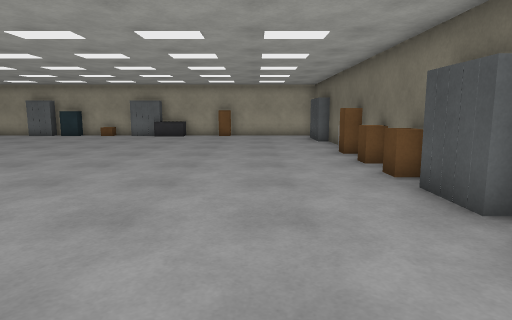
View 1 (above)

19 first-person views from a walk through a robot-simulator world made for Gazebo. The camera is 1.2 m above the floor, tilts 8° down and sees 75° across. The floor is counted in squares, 1 m on a side. Each view is taken from the middle of a square. On the plan, view 1 faces up. The plan holds only what a view shows up to about 13 squares ahead; the rest is blank.

View 2
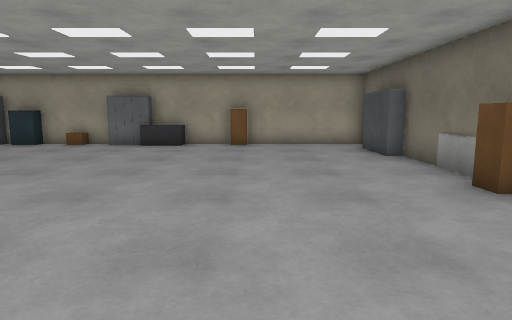

View 3
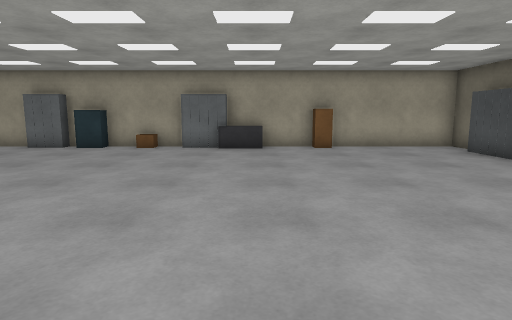

View 4
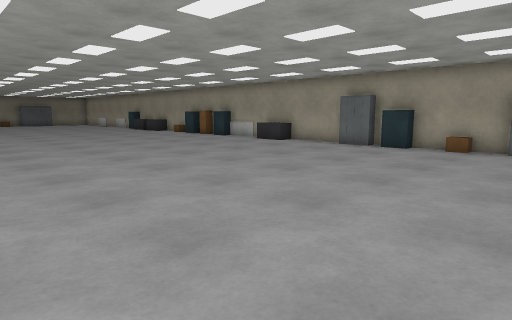

View 5
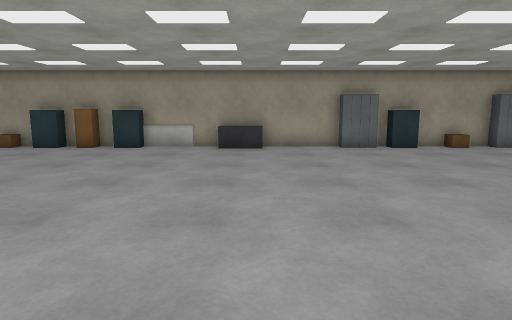

View 6
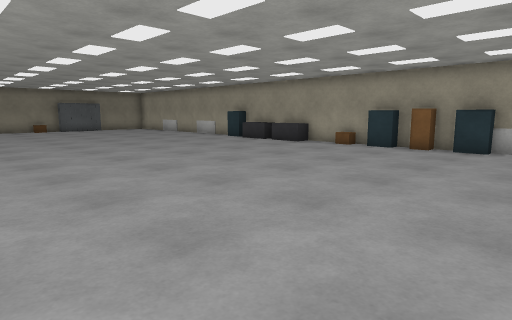

View 7
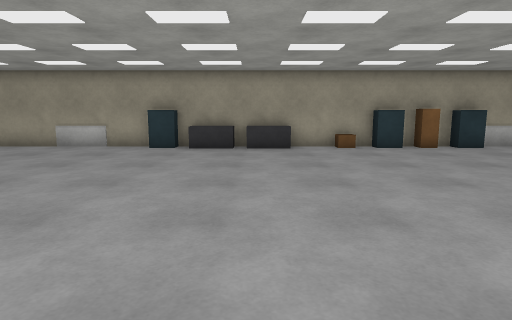

View 8
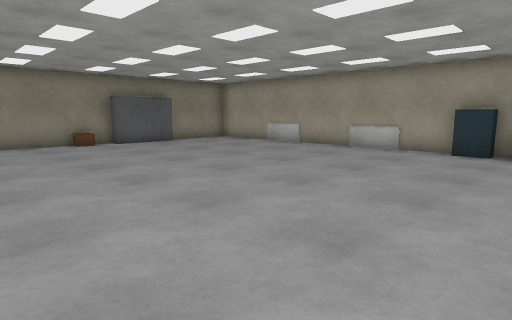

View 9
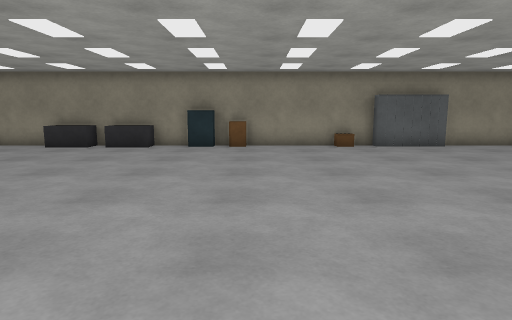

View 10
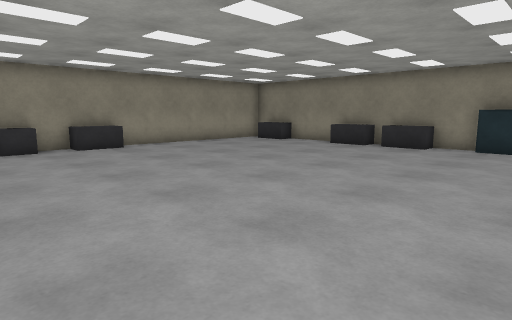

View 11
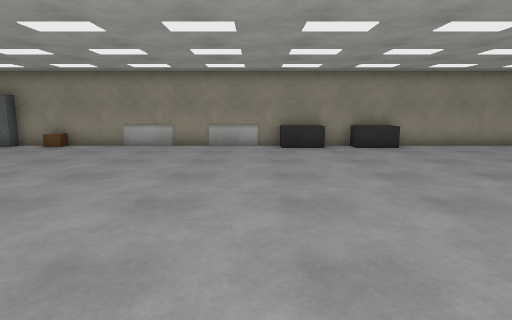

View 12
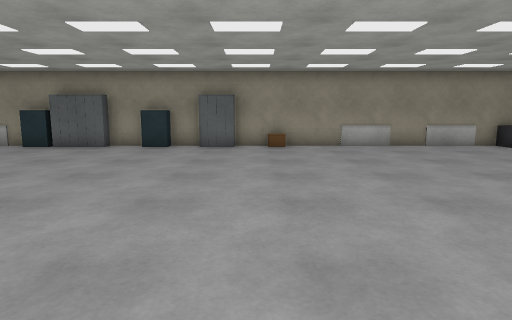

View 13
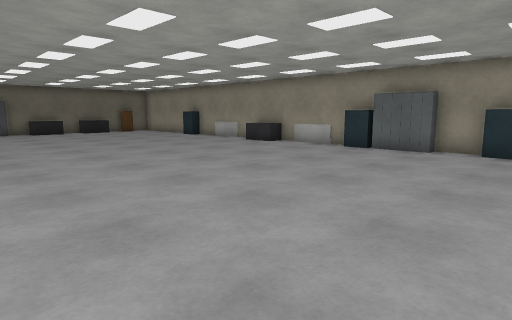

View 14
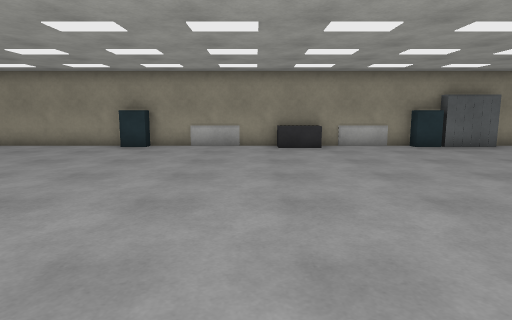

View 15
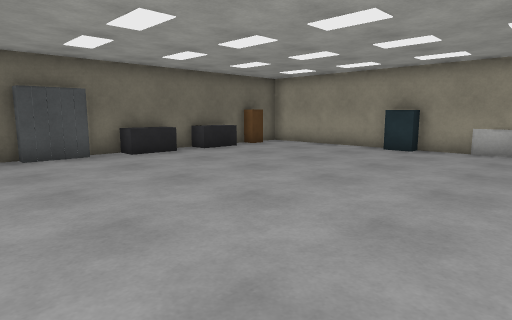

View 16
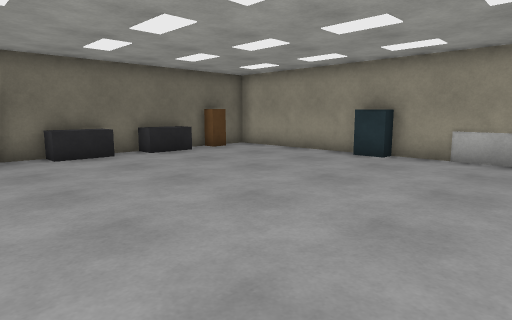

View 17
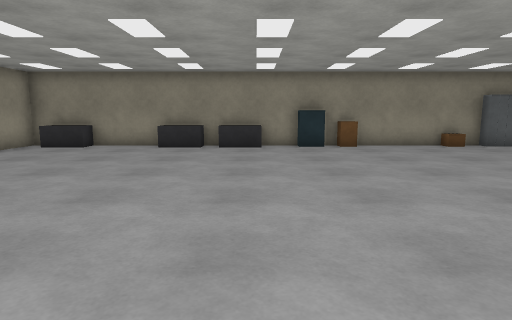

View 18
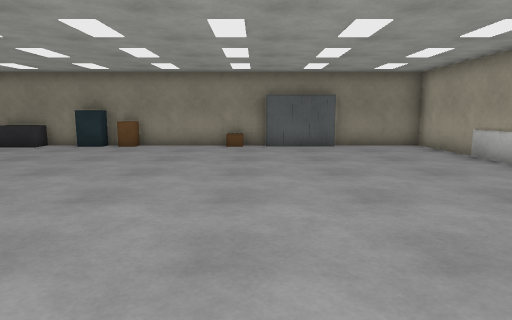

View 19
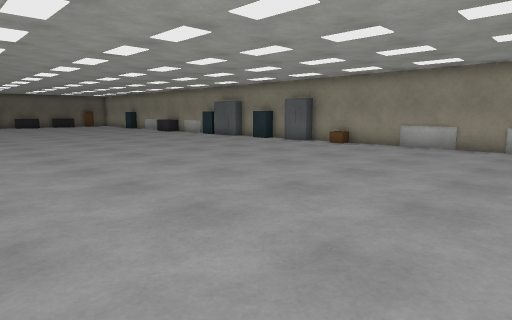

### Floor plan
Points are (right, up) in squares from view 1. A wall is a line through its corners. A room is listed if a view was taken in it or the views show most of it. See-through windows are left out.
Room 1 (views 1, 2, 3, 4, 5, 6, 7, 8, 9, 10, 11, 12, 13, 14, 15, 16, 17, 18, 19)
walls: (-12.4, -4.3) (-9.6, -4.3); (-22.4, 18.1) (-28.5, 18.1); (-12.4, 18.1) (-18.6, 18.1); (-29.2, -4.3) (-22.6, -4.3); (-7.2, -4.3) (-3.8, -4.3); (-30.4, 18.1) (-41.5, 18.1) (-41.5, 14.9); (-6.5, 18.1) (-9.6, 18.1); (-1.4, -4.3) (2.5, -4.3); (3.1, 8.4) (3.1, 13.5); (-41.5, 12.5) (-41.5, -4.3) (-34.6, -4.3); (3.1, -3.6) (3.1, 3.6); (3.1, 17.1) (3.1, 18.1) (-4.5, 18.1)
objects: dark grey box (-41, -3) to (-41, -2); dark grey box (-41, 1) to (-41, 2); dark grey box (-41, 3) to (-41, 4); cyan box (-41, 6); brown box (-41, 7); brown box (-41, 11); grey post (-41, 13); grey post (-41, 14); grey post (-41, 15); dark grey box (-34, -4) to (-33, -4); dark grey box (-31, -4) to (-30, -4); cyan box (-30, 18); dark grey box (-29, 18); dark grey box (-27, 18); brown box (-24, 18); brown box (-22, -4); cyan box (-22, 18); brown box (-21, 18); grey post (-20, -4); cyan box (-20, 18) to (-19, 18); grey post (-19, -4); cyan box (-18, -4) to (-17, -4); dark grey box (-16, 18); grey post (-15, -4); grey post (-14, -4); cyan box (-13, -4); grey post (-12, 18); grey post (-11, 18); cyan box (-10, 18); dark grey box (-9, -4) to (-8, -4); brown box (-8, 18); grey post (-6, 18); dark grey box (-5, 17); grey post (-5, 18); cyan box (-3, -4) to (-2, -4); dark grey box (3, -1); dark grey box (3, 2); grey post (3, 4); grey post (3, 5); brown box (3, 6) to (3, 7); brown box (3, 8); grey post (3, 14); grey post (3, 15); grey post (3, 16)

Where each view was taken, in squares from view 1:
view 1: 0 up, 0 right, facing up
view 2: 5 up, 1 left, facing up
view 3: 6 up, 4 left, facing up
view 4: 6 up, 5 left, facing up-left
view 5: 6 up, 15 left, facing up
view 6: 6 up, 17 left, facing up-left
view 7: 6 up, 27 left, facing up
view 8: 7 up, 28 left, facing up-left
view 9: 8 up, 29 left, facing left
view 10: 8 up, 29 left, facing down-left
view 11: 8 up, 29 left, facing down
view 12: 8 up, 21 left, facing down
view 13: 7 up, 19 left, facing down-right
view 14: 8 up, 7 left, facing down
view 15: 7 up, 7 left, facing down-right
view 16: 5 up, 7 left, facing down-right
view 17: 4 up, 29 left, facing left
view 18: 12 up, 29 left, facing left
view 19: 8 up, 29 left, facing down-right
